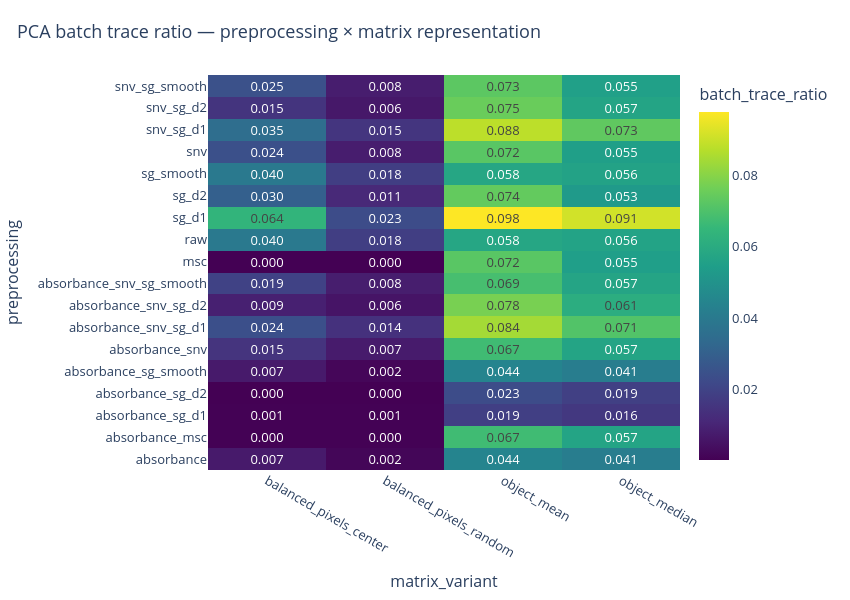

The notebook cell this image was saved under:
### Code cell
plot_pca_metric_heatmap(
    pca_scored_df,
    metric="batch_trace_ratio",
    index_col="preprocessing",
    column_col="matrix_variant",
    title="PCA batch trace ratio — preprocessing × matrix representation",
    show=True,
)

### Figure 1 — Plotly figure (JSON) as saved in the notebook; plotly's stock layout.template omitted (floating-point values rounded to 4 significant figures)
{"data": [{"colorbar": {"title": {"text": "batch_trace_ratio"}}, "colorscale": [[0, "#440154"], [0.1111, "#482878"], [0.2222, "#3e4989"], [0.3333, "#31688e"], [0.4444, "#26828e"], [0.5556, "#1f9e89"], [0.6667, "#35b779"], [0.7778, "#6ece58"], [0.8889, "#b5de2b"], [1, "#fde725"]], "hovertemplate": "preprocessing: %{y}<br>matrix_variant: %{x}<br>batch_trace_ratio: %{z:.4f}<extra></extra>", "text": [["0.007", "0.002", "0.044", "0.041"], ["0.000", "0.000", "0.067", "0.057"], ["0.001", "0.001", "0.019", "0.016"], ["0.000", "0.000", "0.023", "0.019"], ["0.007", "0.002", "0.044", "0.041"], ["0.015", "0.007", "0.067", "0.057"], ["0.024", "0.014", "0.084", "0.071"], ["0.009", "0.006", "0.078", "0.061"], ["0.019", "0.008", "0.069", "0.057"], ["0.000", "0.000", "0.072", "0.055"], ["0.040", "0.018", "0.058", "0.056"], ["0.064", "0.023", "0.098", "0.091"], ["0.030", "0.011", "0.074", "0.053"], ["0.040", "0.018", "0.058", "0.056"], ["0.024", "0.008", "0.072", "0.055"], ["0.035", "0.015", "0.088", "0.073"], ["0.015", "0.006", "0.075", "0.057"], ["0.025", "0.008", "0.073", "0.055"]], "texttemplate": "%{text}", "type": "heatmap", "x": ["balanced_pixels_center", "balanced_pixels_random", "object_mean", "object_median"], "y": ["absorbance", "absorbance_msc", "absorbance_sg_d1", "absorbance_sg_d2", "absorbance_sg_smooth", "absorbance_snv", "absorbance_snv_sg_d1", "absorbance_snv_sg_d2", "absorbance_snv_sg_smooth", "msc", "raw", "sg_d1", "sg_d2", "sg_smooth", "snv", "snv_sg_d1", "snv_sg_d2", "snv_sg_smooth"], "z": [[0.007141, 0.001507, 0.04437, 0.04127], [0.0004902, 0.0004681, 0.06727, 0.05682], [0.0005173, 0.0005057, 0.01851, 0.01632], [0.0001538, 0.000269, 0.02288, 0.01876], [0.007196, 0.001512, 0.04439, 0.04127], [0.01479, 0.007252, 0.06736, 0.05687], [0.02411, 0.01391, 0.08431, 0.07079], [0.008853, 0.005574, 0.07768, 0.06085], [0.01948, 0.008086, 0.06861, 0.05721], [0.0002903, 0.0002191, 0.07211, 0.05474], [0.0398, 0.0182, 0.05774, 0.05636], [0.06397, 0.0229, 0.09781, 0.09121], [0.0299, 0.01121, 0.07408, 0.05269], [0.03974, 0.01818, 0.05767, 0.05628], [0.02445, 0.00787, 0.07213, 0.05477], [0.03512, 0.01533, 0.08809, 0.07346], [0.01505, 0.006427, 0.07512, 0.0571], [0.02476, 0.008022, 0.07267, 0.05536]]}], "layout": {"font": {"size": 13}, "height": 600, "hoverlabel": {"namelength": -1}, "margin": {"b": 65, "l": 70, "r": 80, "t": 75}, "title": {"font": {"size": 18}, "text": "PCA batch trace ratio — preprocessing × matrix representation", "x": 0.02}, "width": 850, "xaxis": {"title": {"text": "matrix_variant"}}, "yaxis": {"title": {"text": "preprocessing"}}}}
